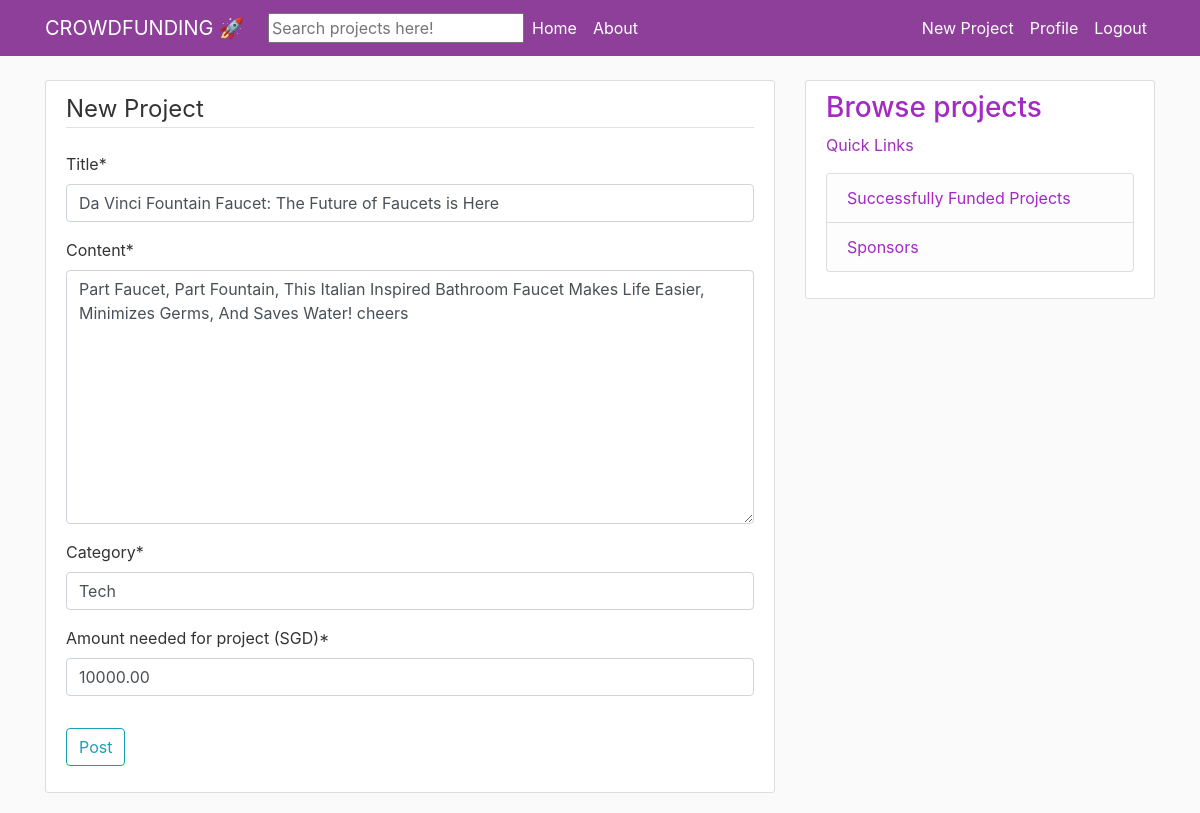
The page /post/4/update (signed in) on the database its author committed.
### blog/models.py (models this page shows, shortened)
class Post(models.Model):
    title = models.CharField(max_length = 100)
    content = models.TextField()
    date_posted = models.DateTimeField(default = timezone.now)
    author = models.ForeignKey(User, on_delete=models.CASCADE)
    category = models.CharField(max_length = 100)
    amt_sought = models.DecimalField(max_digits=8, decimal_places=2,verbose_name='Amount needed for project (SGD)', default = 0)
    amt_raised = models.DecimalField(max_digits=8, decimal_places=2,verbose_name='Amount raised so far (SGD)', default=0)
    post_status = models.CharField(max_length = 70, default = 'Funding needed')

### blog/views.py (the view, shortened to what this page needs)
# urls.py: path('post/<int:pk>/update', PostUpdateView.as_view(), name='post-update'),
class PostUpdateView(LoginRequiredMixin, UserPassesTestMixin, UpdateView):
    model = Post
    fields = ['title', 'content', 'category', 'amt_sought']
    def test_func(self):
        post = self.get_object()
        if self.request.user == post.author:
            return True
        return False

### blog/templates/blog/post_form.html (shortened to what this page needs)
{% extends "blog/base.html" %} {% load crispy_forms_tags %} {% block content %}
<div class="content-section">
    <form method="POST">
        <fieldset class="form-group">
            <legend class="border-bottom mb-4"> New Project</legend>
            {{ form|crispy }}
        </fieldset>
        <div class="form-group">
            <button class="btn btn-outline-info" type="submit">
                Post
            </button>
        </div>
    </form>
</div>
{% endblock content %}

### blog/static/blog/main.css (style rules this page uses)
body { background: #fafafa; color: #333333; margin-top: 5rem; }
.content-section { background: #ffffff; padding: 10px 20px; border: 1px solid #dddddd; border-radius: 3px; margin-bottom: 20px; }

### rows shown on the page
Post: title "Da Vinci Fountain Faucet: The Future of Faucets is Here", content "Part Faucet, Part Fountain, This Italian Inspired Bathroom Faucet Makes Life Easier, Minimizes Germs, And Saves Water! cheers", category "Tech", amt_sought "10000.00"
